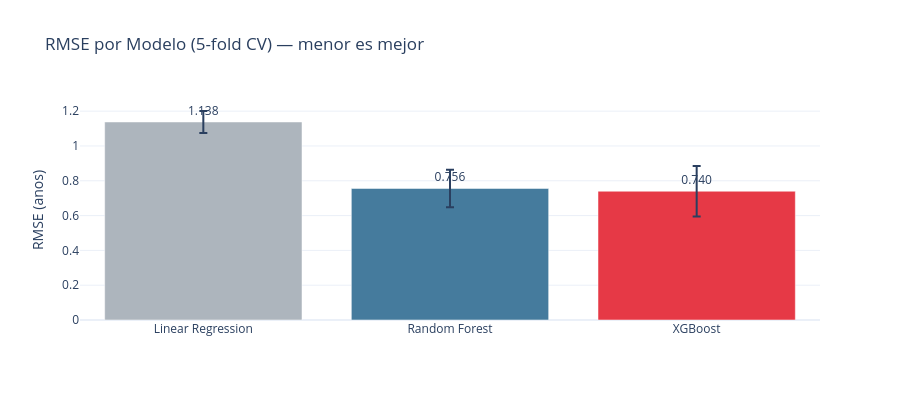

Here is the notebook cell this chart was saved with:
### Code cell
fig = go.Figure()
colores = {'Linear Regression': '#ADB5BD', 'Random Forest': '#457B9D', 'XGBoost': '#E63946'}

for _, row in df_cv.iterrows():
    fig.add_trace(go.Bar(
        name=row['Modelo'],
        x=[row['Modelo']],
        y=[row['RMSE_mean']],
        error_y=dict(type='data', array=[row['RMSE_std']], visible=True),
        marker_color=colores[row['Modelo']],
        text=f"{row['RMSE_mean']:.3f}",
        textposition='outside'
    ))

fig.update_layout(
    title='RMSE por Modelo (5-fold CV) — menor es mejor',
    yaxis_title='RMSE (anos)',
    showlegend=False,
    template='plotly_white',
    height=400
)
fig.show()

### Figure 1 — Plotly figure (JSON) as saved in the notebook; plotly's stock layout.template omitted (floating-point values rounded to 4 significant figures)
{"data": [{"error_y": {"array": [0.063], "type": "data", "visible": true}, "marker": {"color": "#ADB5BD"}, "name": "Linear Regression", "text": "1.138", "textposition": "outside", "type": "bar", "x": ["Linear Regression"], "y": [1.138]}, {"error_y": {"array": [0.108], "type": "data", "visible": true}, "marker": {"color": "#457B9D"}, "name": "Random Forest", "text": "0.756", "textposition": "outside", "type": "bar", "x": ["Random Forest"], "y": [0.756]}, {"error_y": {"array": [0.145], "type": "data", "visible": true}, "marker": {"color": "#E63946"}, "name": "XGBoost", "text": "0.740", "textposition": "outside", "type": "bar", "x": ["XGBoost"], "y": [0.74]}], "layout": {"height": 400, "showlegend": false, "title": {"text": "RMSE por Modelo (5-fold CV) — menor es mejor"}, "yaxis": {"title": {"text": "RMSE (anos)"}}}}
